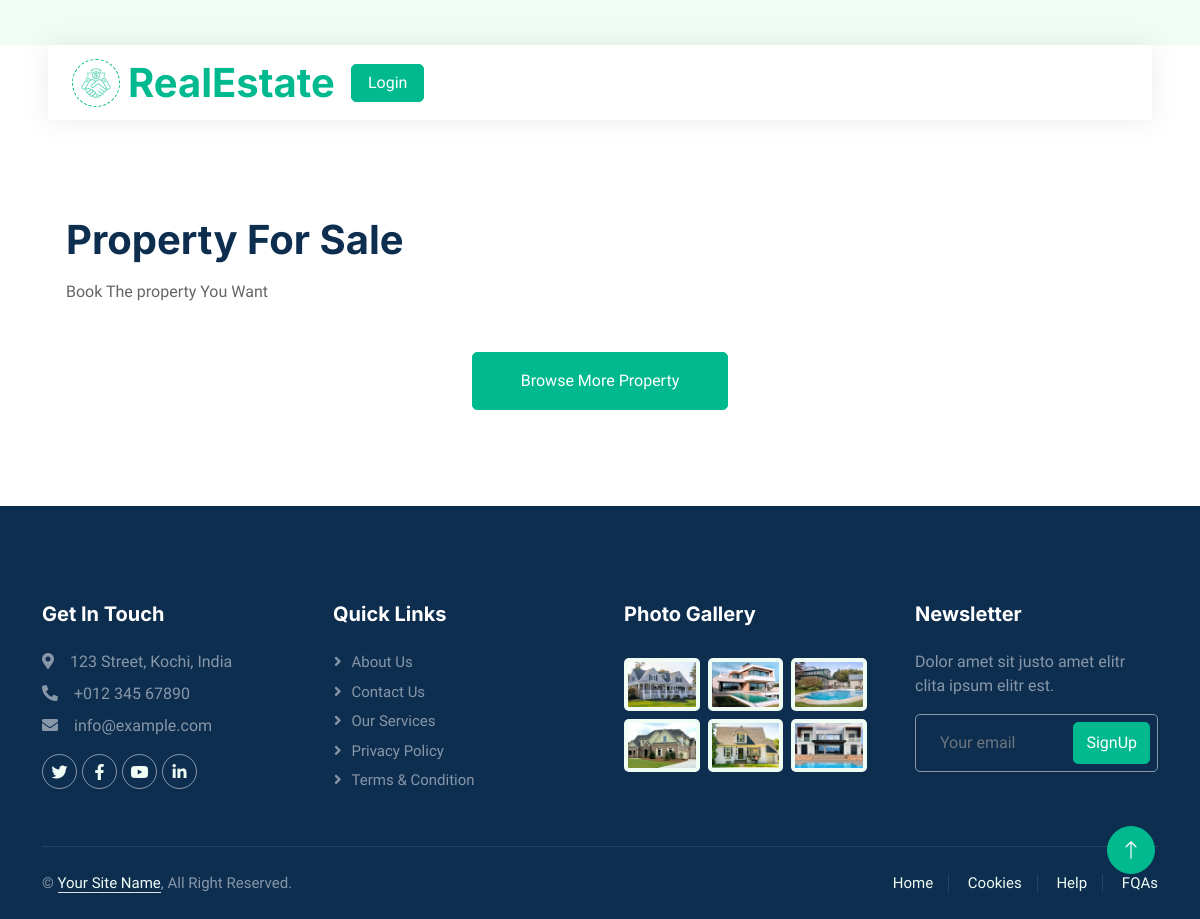
The page /PropertiesforSale on the database as committed earlier.
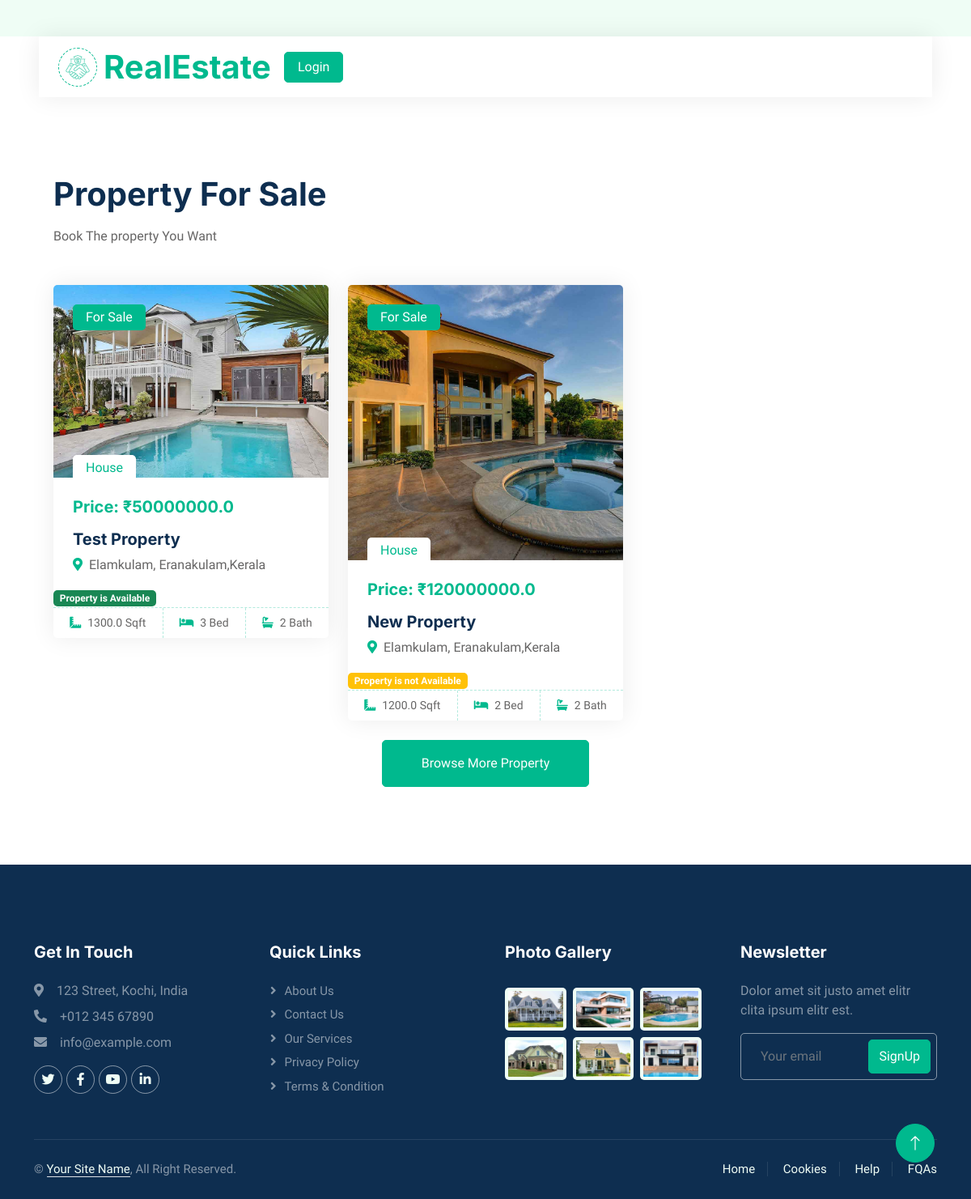
The same page on the database as committed later.
### Home/models.py (models this page shows, shortened)
class PropertiesSale(models.Model):
    options = (("Apartment","Apartment"),("House","House"),("office","office"),("Villa","Villa"))
    Name = models.CharField(max_length=255)
    category = models.CharField(max_length= 50,choices = options, default = "House" )
    Squre_Feet = models.FloatField(null=True,blank=True)
    Bed_Rooms = models.IntegerField(null=True,blank=True)
    Bath_Rooms = models.IntegerField(null=True,blank=True)
    Place = models.CharField(max_length=255)
    Date = models.DateField(auto_now_add=True)
    District = models.CharField(max_length=255)
    State = models.CharField(max_length=255)
    amount = models.FloatField()
    Description = models.CharField(max_length=1000)
    Image = models.FileField(upload_to="Property_image")
    Status = models.BooleanField(default=True)
    User_id = models.ForeignKey(User,on_delete=models.CASCADE,null=True, blank=True)

### Home/views.py (the view)
# urls.py: path("PropertiesforSale",views.PropertiesforSale,name="PropertiesforSale"),
def PropertiesforSale(request):
    properties = PropertiesSale.objects.all()[::-1]
    context = {"properties":properties}
    return render(request,"allpropertiesforsale.html",context)

### templates/allpropertiesforsale.html
{% extends "index.html" %}
{% block content %}
<div class="container mt-5">
<div class="container-xxl py-5">
    <div class="container">
        <div class="row g-0 gx-5 align-items-end">
            <div class="col-lg-6">
                <div class="text-start mx-auto mb-5 wow slideInLeft" data-wow-delay="0.1s">
                    <h1 class="mb-3">Property For Sale</h1>
                    <p>Book The property You Want</p>
                </div>
            </div>
        </div>
        <div class="tab-content">
            <div id="tab-1" class="tab-pane fade show p-0 active">
                <div class="row g-4">
                    {% for i in properties  %}
                    <div class="col-lg-4 col-md-6 wow fadeInUp" data-wow-delay="0.1s">
                        <div class="property-item rounded overflow-hidden">
                            <div class="position-relative overflow-hidden">
                                <a href="{%url 'PropertySaleSingleView' i.id %}"><img class="img-fluid" src="{{i.Image.url}}"
                                        alt=""></a>
                                <div
                                    class="bg-primary rounded text-white position-absolute start-0 top-0 m-4 py-1 px-3">
                                    For Sale</div>
                                <div
                                    class="bg-white rounded-top text-primary position-absolute start-0 bottom-0 mx-4 pt-1 px-3">
                                    {{i.category}}</div>
                            </div>
                            <div class="p-4 pb-0">
                                <h5 class="text-primary mb-3">Price: ₹{{i.amount}}</h5>
                                <a class="d-block h5 mb-2" href="{%url 'PropertySaleSingleView' i.id %}">{{i.Name}}</a>
                                <p><i class="fa fa-map-marker-alt text-primary me-2"></i>{{i.Place}}, {{i.District}},{{i.State}}</p>
                            </div>
                            {% if i.Status == True %}
                                                    <span class="badge bg-success">Property is Available</span>
                                                    {% else %}
                                                     <span class="badge bg-warning">Property is not Available</span>
                                                    {% endif %}
                            <div class="d-flex border-top">
                                <small class="flex-fill text-center border-end py-2"><i
                                        class="fa fa-ruler-combined text-primary me-2"></i>{{i.Squre_Feet}}
                                    Sqft</small>
                                <small class="flex-fill text-center border-end py-2"><i
                                        class="fa fa-bed text-primary me-2"></i>{{i.Bed_Rooms}} Bed</small>
                                <small class="flex-fill text-center py-2"><i
                                        class="fa fa-bath text-primary me-2"></i>{{i.Bath_Rooms}} Bath</small>
                            </div>
                        </div>
                    </div>
                    {% endfor %}
                    <div class="col-12 text-center wow fadeInUp" data-wow-delay="0.1s">
                        <a class="btn btn-primary py-3 px-5" href="">Browse More Property</a>
                    </div>
                </div>
            </div>
        </div>
    </div>
</div>
</div>
{% endblock %}

### templates/index.html (shortened to what this page needs)
{% load static %}
<!DOCTYPE html>
<html lang="en">
<head>
    <link href="https://cdnjs.cloudflare.com/ajax/libs/font-awesome/5.10.0/css/all.min.css" rel="stylesheet">
    <link href="https://cdn.jsdelivr.net/npm/bootstrap-icons@1.4.1/font/bootstrap-icons.css" rel="stylesheet">
    <link href="{%static 'lib/animate/animate.min.css' %}" rel="stylesheet">
    <link href="{%static 'lib/owlcarousel/assets/owl.carousel.min.css' %}" rel="stylesheet">
    <link href="{%static 'css/bootstrap.min.css' %}" rel="stylesheet">
    <link href="{%static 'css/style.css' %}" rel="stylesheet">
</head>
<body>
    <div class="container-xxl bg-white p-0">
        <div class="container-fluid nav-bar bg-transparent">
            <nav class="navbar navbar-expand-lg bg-white navbar-light py-0 px-4">
                <a href="{%url 'HomePage' %}" class="navbar-brand d-flex align-items-center text-center">
                    <div class="icon p-2 me-2">
                        <img class="img-fluid" src="{%static 'img/icon-deal.png' %}" alt="Icon"
                            style="width: 30px; height: 30px;">
                    </div>
                    <h1 class="m-0 text-primary">RealEstate</h1>
                </a>
                <div class="collapse navbar-collapse" id="navbarCollapse">
                    {% if request.user.is_authenticated %}
                    <div class="navbar-nav ms-auto">
                        <a href="{%url 'HomePage' %}" class="nav-item nav-link active">Home</a>
                        <a href="{%url 'OwnedProperties' %}" class="nav-item nav-link active">Owned Properties</a>
                        <div class="nav-item dropdown">
                            <a href="#" class="nav-link dropdown-toggle" data-bs-toggle="dropdown">My Bokings</a>
                            <div class="dropdown-menu rounded-0 m-0">
                                <a href="{%url 'TenentBookings' %}" class="dropdown-item">Booked for Rent</a>
                                <a href="{%url 'MybookingSale' %}" class="dropdown-item">Booked For Sale</a>
                            </div>
                        </div>
                        <div class="nav-item dropdown">
                            <a href="#" class="nav-link dropdown-toggle" data-bs-toggle="dropdown">Property</a>
                            <div class="dropdown-menu rounded-0 m-0">
                                <a href="{%url 'AllPropertiesTenent' %}" class="dropdown-item">Property for rent</a>
                                <a href="{%url 'PropertiesforSale' %}" class="dropdown-item">Property For sale</a>
                            </div>
                        </div>
                        <a href="{%url 'SignOut' %}" class="nav-item nav-link">{{request.user.first_name}}</a>
                    </div>
                    <a href="{%url 'SignOut' %}" class="btn btn-primary px-3 d-none d-lg-flex">Logout</a>
                    {% else %}
                    <a href="{%url 'SignIn' %}" class="btn btn-primary px-3 d-none d-lg-flex">Login</a>
                    {% endif %}
                </div>
            </nav>
        </div>
        {% block content %}{% endblock %}
                <div class="container-fluid bg-dark text-white-50 footer pt-5 mt-5 wow fadeIn" data-wow-delay="0.1s">
                    <div class="container py-5">
                        <div class="row g-5">
                            <div class="col-lg-3 col-md-6">
                                <h5 class="text-white mb-4">Get In Touch</h5>
                                <p class="mb-2"><i class="fa fa-map-marker-alt me-3"></i>123 Street, Kochi, India</p>
                                <p class="mb-2"><i class="fa fa-phone-alt me-3"></i>+012 345 67890</p>
                                <p class="mb-2"><i class="fa fa-envelope me-3"></i>info@example.com</p>
                                <div class="d-flex pt-2">
                                    <a class="btn btn-outline-light btn-social" href=""><i
                                            class="fab fa-twitter"></i></a>
                                    <a class="btn btn-outline-light btn-social" href=""><i
                                            class="fab fa-facebook-f"></i></a>
                                    <a class="btn btn-outline-light btn-social" href=""><i
                                            class="fab fa-youtube"></i></a>
                                    <a class="btn btn-outline-light btn-social" href=""><i
                                            class="fab fa-linkedin-in"></i></a>
                                </div>
                            </div>
                            <div class="col-lg-3 col-md-6">
                                <h5 class="text-white mb-4">Quick Links</h5>
                                <a class="btn btn-link text-white-50" href="">About Us</a>
                                <a class="btn btn-link text-white-50" href="">Contact Us</a>
                                <a class="btn btn-link text-white-50" href="">Our Services</a>
                                <a class="btn btn-link text-white-50" href="">Privacy Policy</a>
                                <a class="btn btn-link text-white-50" href="">Terms & Condition</a>
                            </div>
                            <div class="col-lg-3 col-md-6">
                                <h5 class="text-white mb-4">Photo Gallery</h5>
                                <div class="row g-2 pt-2">
                                    <div class="col-4">
                                        <img class="img-fluid rounded bg-light p-1"
                                            src="{%static 'img/property-1.jpg' %}" alt="">
                                    </div>
                                    <div class="col-4">
                                        <img class="img-fluid rounded bg-light p-1"
                                            src="{%static 'img/property-2.jpg' %}" alt="">
                                    </div>
                                    <div class="col-4">
                                        <img class="img-fluid rounded bg-light p-1"
                                            src="{%static 'img/property-3.jpg' %}" alt="">
                                    </div>
                                    <div class="col-4">
                                        <img class="img-fluid rounded bg-light p-1"
                                            src="{%static 'img/property-4.jpg' %}" alt="">
                                    </div>
                                    <div class="col-4">
                                        <img class="img-fluid rounded bg-light p-1"
                                            src="{%static 'img/property-5.jpg' %}" alt="">
                                    </div>
                                    <div class="col-4">
                                        <img class="img-fluid rounded bg-light p-1"
                                            src="{%static 'img/property-6.jpg' %}" alt="">
                                    </div>
                                </div>
                            </div>
                            <div class="col-lg-3 col-md-6">
                                <h5 class="text-white mb-4">Newsletter</h5>
                                <p>Dolor amet sit justo amet elitr clita ipsum elitr est.</p>
                                <div class="position-relative mx-auto" style="max-width: 400px;">
                                    <input class="form-control bg-transparent w-100 py-3 ps-4 pe-5" type="text"
                                        placeholder="Your email">
                                    <button type="button"
                                        class="btn btn-primary py-2 position-absolute top-0 end-0 mt-2 me-2">SignUp</button>
                                </div>
                            </div>
                        </div>
                    </div>
                    <div class="container">
                        <div class="copyright">
                            <div class="row">
                                <div class="col-md-6 text-center text-md-start mb-3 mb-md-0">
                                    &copy; <a class="border-bottom" href="#">Your Site Name</a>, All Right Reserved.
                                </div>
                                <div class="col-md-6 text-center text-md-end">
                                    <div class="footer-menu">
                                        <a href="">Home</a>
                                        <a href="">Cookies</a>
                                        <a href="">Help</a>
                                        <a href="">FQAs</a>
                                    </div>
                                </div>
                            </div>
                        </div>
                    </div>
                </div>
                <a href="#" class="btn btn-lg btn-primary btn-lg-square back-to-top"><i class="bi bi-arrow-up"></i></a>
            </div>
</body>
</html>

### static/css/style.css (style rules this page uses)
:root { --primary: #00B98E; --secondary: #FF6922; --light: #EFFDF5; --dark: #0E2E50; }
.back-to-top { position: fixed; display: none; right: 45px; bottom: 45px; z-index: 99; }
.btn { transition: .5s; }
.btn.btn-primary, .btn.btn-secondary { color: #FFFFFF; }
.btn-lg-square { width: 48px; height: 48px; }
.btn-square, .btn-sm-square, .btn-lg-square { padding: 0; display: flex; align-items: center; justify-content: center; font-weight: normal; border-radius: 50px; }
.nav-bar { position: relative; margin-top: 45px; padding: 0 3rem; transition: .5s; z-index: 9999; }
.navbar { box-shadow: 0 0 30px rgba(0, 0, 0, .08); }
.navbar-light .navbar-brand { height: 75px; }
.icon { padding: 15px; display: inline-flex; align-items: center; justify-content: center; background: #FFFFFF !important; border-radius: 50px; border: 1px dashed var(--primary) !important; }
.property-item { box-shadow: 0 0 30px rgba(0, 0, 0, .08); }
.property-item img { transition: .5s; }
.property-item .border-top { border-top: 1px dashed rgba(0, 185, 142, .3) !important; }
.property-item .border-end { border-right: 1px dashed rgba(0, 185, 142, .3) !important; }
.footer .btn.btn-social { margin-right: 5px; width: 35px; height: 35px; display: flex; align-items: center; justify-content: center; color: var(--light); border: 1px solid rgba(255,255,255,0.5); border-radius: 35px; transition: .3s; }
.footer .btn.btn-link { display: block; margin-bottom: 5px; padding: 0; text-align: left; font-size: 15px; font-weight: normal; text-transform: capitalize; transition: .3s; }
.footer .btn.btn-link::before { position: relative; content: "\f105"; font-family: "Font Awesome 5 Free"; font-weight: 900; margin-right: 10px; }
.footer .form-control { border-color: rgba(255,255,255,0.5); }
.footer .copyright { padding: 25px 0; font-size: 15px; border-top: 1px solid rgba(256, 256, 256, .1); }
.footer .copyright a { color: var(--light); }
.footer .footer-menu a { margin-right: 15px; padding-right: 15px; border-right: 1px solid rgba(255, 255, 255, .1); }
.footer .footer-menu a:last-child { margin-right: 0; padding-right: 0; border-right: none; }

Rows that differ between the two databases and show on the page:
added PropertiesSale: Image (picture), category "House", amount "50000000.0", Name "Test Property", Place "Elamkulam", District "Eranakulam", State "Kerala", Status "Property is Available", Squre_Feet "1300.0", Bed_Rooms "3", Bath_Rooms "2"
added PropertiesSale: Image (picture), category "House", amount "120000000.0", Name "New Property", Place "Elamkulam", District "Eranakulam", State "Kerala", Status "Property is not Available", Squre_Feet "1200.0", Bed_Rooms "2", Bath_Rooms "2"
